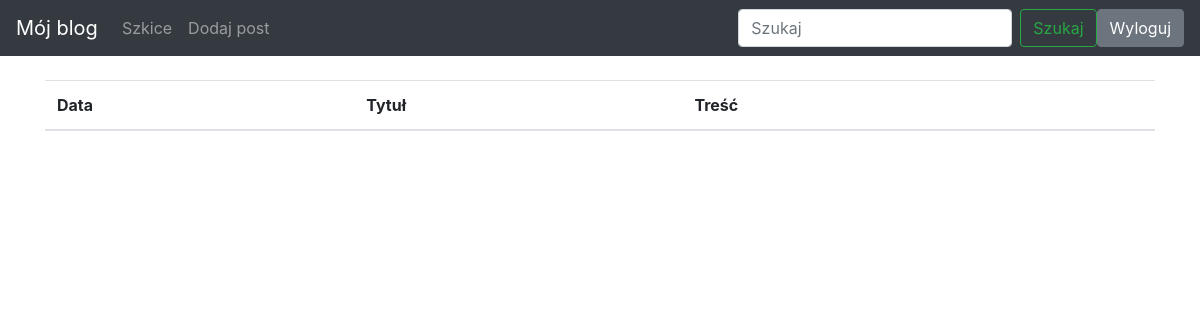
Before: /drafts/ (signed in) with the older database file.
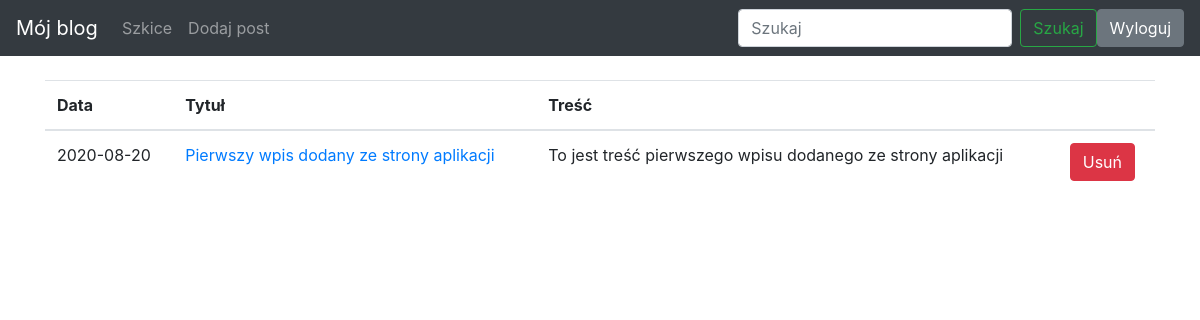
After: the same page with the newer database file.
### blog/models.py (models this page shows)
class Entry(db.Model):
   id = db.Column(db.Integer, primary_key=True)
   title = db.Column(db.String(80), nullable=False)
   body = db.Column(db.Text, nullable=False)
   pub_date = db.Column(db.DateTime, nullable=False,
       default=datetime.datetime.utcnow)
   is_published = db.Column(db.Boolean, default=False)

### blog/routes.py (the view)
@app.route("/drafts/", methods=['GET'])
@login_required
def list_drafts():
   drafts = Entry.query.filter_by(is_published=False).order_by(Entry.pub_date.desc())
   return render_template("drafts.html", drafts=drafts)

### blog/routes.py (called while the page is built)
def login_required(view_func):
   @functools.wraps(view_func)
   def check_permissions(*args, **kwargs):
       if session.get('logged_in'):
           return view_func(*args, **kwargs)
       return redirect(url_for('login', next=request.path))
   return check_permissions

### blog/templates/drafts.html
{% extends "base.html" %} {% block content %}
<table class="table">
    <thead>
        <tr>
            <th scope="col">Data</th>
            <th scope="col">Tytuł</th>
            <th scope="col">Treść</th>
            <th scope="col"></th>
        </tr>
    </thead>
    <tbody>
        {% for post in drafts %}
        <tr>
            <td>
                {{ post.pub_date.strftime('%Y-%m-%d') }}
            </td>
            <td>
                <a href="{{ url_for('edit_entry', entry_id=post.id) }}">
               {{ post.title }}
           </a>
            </td>
            <td>{{ post.body|truncate(100, true) }}</td>
            <td>
                {% if session.logged_in %}
                <form class="form-inline my-2 my-lg-0" action="{{ url_for('delete_entry', entry_id=post.id) }}" method="POST">
                    <button class="btn btn-danger" type="submit">Usuń</button>
                </form>
                {% endif %}
            </td>
        </tr>
        {% endfor %}
    </tbody>
</table>
{% endblock %}

Changed rows visible on the page:
added Entry: pub_date "2020-08-20", title "Pierwszy wpis dodany ze strony aplikacji", body "To jest treść pierwszego wpisu dodanego ze strony aplikacji"
